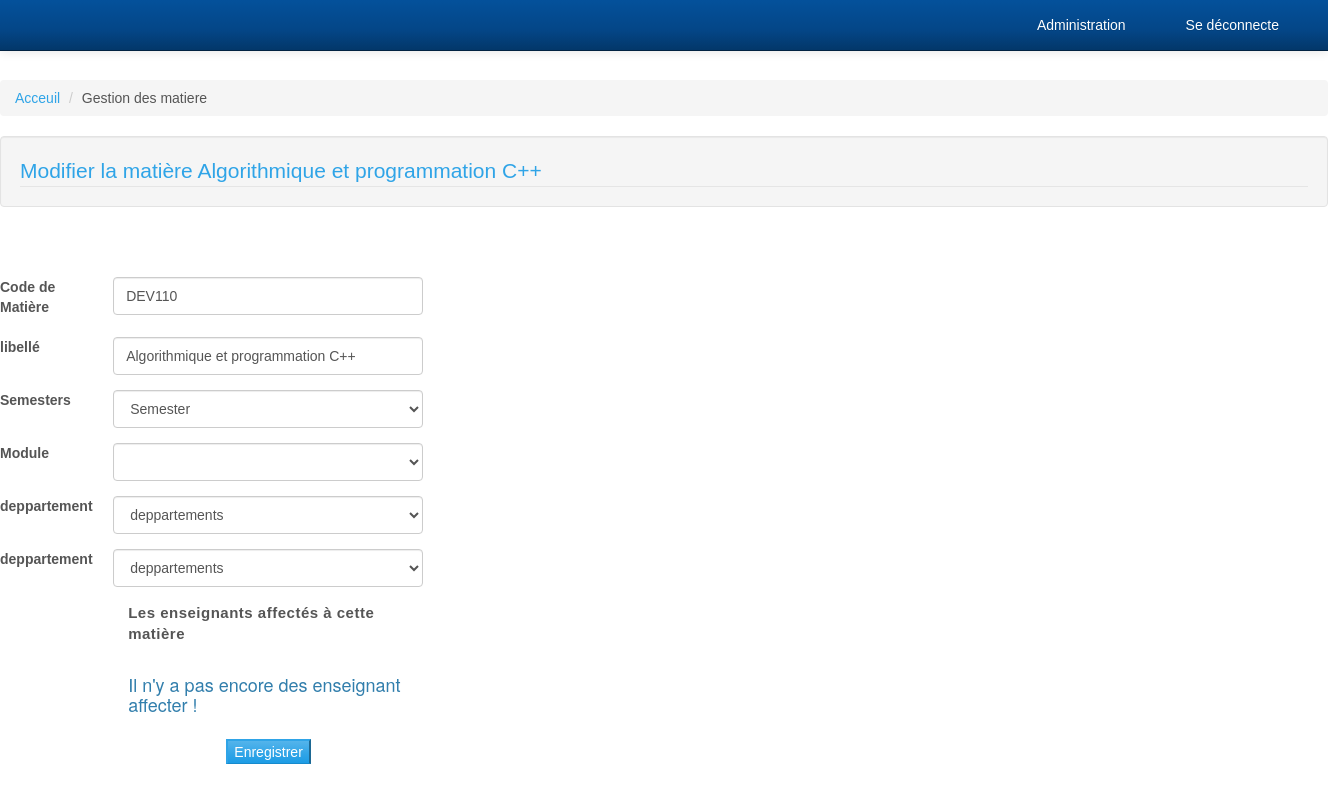
The app's page /admin/modifier_matiere.php?id_matiere=2 with its own data.
### tables this page shows
CREATE TABLE `matiere` (
  `id_matiere` int(10) PRIMARY KEY AUTO_INCREMENT ,
  `code` varchar(20)  UNIQUE,
  `libelle` varchar(50) DEFAULT NULL,
  `specialite` varchar(20) DEFAULT NULL,
  `charge` INT(20) NOT NULL,
  `id_module` int(10)  NOT NULL,
  `id_semestre` int(10) NOT NULL,
  `id_type_matiere` int(10) NOT NULL,
  FOREIGN KEY (id_module) REFERENCES module(id_module),
  FOREIGN KEY (id_semestre) REFERENCES semestre(id_semestre),
  FOREIGN KEY (id_type_matiere) REFERENCES type_matiere(id_type_matiere)
);

### admin/modifier_matiere.php (the view, shortened to what this page needs)
<?php
include_once "../connexion.php";
$id_matiere = $_GET['id_matiere'];
$query = "SELECT * FROM `matiere` WHERE id_matiere = $id_matiere  ";
$result = mysqli_query($conn, $query);
$student = mysqli_fetch_assoc($result);
?>
<body>
<?php
 include "../nav_bar.php";
?>
<div class="container-buld">
    <div class="row">
        <div class="col-lg-12">
            <ol class="breadcrumb">
            <li><a href="#">Acceuil</a>
                    </li>
                    <li>Gestion des matiere</li>
            </ol>
        </div>
    </div>
    <div class="row">
        <div class="col-lg-12">
            <div class="well">
            <?php
                $id_matiere = $_GET['id_matiere'];
                $matiere = "SELECT * FROM matiere WHERE id_matiere = $id_matiere";
                $matiere_qry = mysqli_query($conn,$matiere);
                while ($row_matiere = mysqli_fetch_assoc($matiere_qry)) :
                ?>
                   <fieldset class="fsStyle">
                        <legend class="legendStyle">
                            <a data-toggle="collapse" data-target="#demo" href="#">Modifier la matière <?= $row_matiere['libelle'] ?></a>
                        </legend>
                    </fieldset>
                    <?php endwhile;?>
            </div>
        </div>
    </div>
<div class="form-horizontal">
    <br /><br />
        <div class="row">
        <div class="col-lg-12">
        <form action="" method="POST">
        <div class="form-group">
            <label class="col-md-1">Code de Matière</label>
            <div class="col-md-3">
                <input type="text" name="codematieres" class = "form-control" value="<?= $student["code"]; ?>">
            </div>
        </div>
        <div class="form-group">
            <label class="col-md-1" >libellé</label>
            <div class="col-md-3">
            <input type="text" name="nommatieres" class = "form-control" value="<?php echo $student['libelle']; ?>">
            </div>
        </div>
        <div class="form-group">
            <label class="col-md-1" >Semesters</label>
            <div class="col-md-3" >
            <select class = "form-control" id="academic" name="semester">
                  <option selected disabled> Semester</option>
               </select>
               </div>
        </div>
        <div class="container-buld">
        <div class="form-group">
            <label class="col-md-1" >Module</label>
            <div class="col-md-3" >
            <select  name="module" id="mod" class = "form-control">
               </select>
            </div>
        </div>
        <div class="form-group">
            <label class="col-md-1" >deppartement</label>
            <div class="col-md-3" >
            <select  id="deppartement" name="departement" class = "form-control">
                    <option selected disabled>deppartements</option>
                </select>
            </div>
        </div>
        <div class="form-group">
            <label class="col-md-1" >deppartement</label>
            <div class="col-md-3" >
            <select  id="deppartement" name="departement" class = "form-control">
                    <option selected disabled>deppartements</option>
                </select>
            </div>
        </div>
        <div class="form-group">
        <div class="col-md-offset-1 col-md-12">
                    <div class="col-md-3">
                    <strong style="letter-spacing: 0.5px; font-size: 15px;">Les enseignants affectés à cette matière </strong><br><br>
                        <h4>
                    <?php
                            $req1 = "SELECT * FROM enseigner inner join enseignant using(id_ens) inner join matiere using(id_matiere) where id_matiere = '$id_matiere' ";
                            $req = mysqli_query($conn , $req1);
                            if(mysqli_num_rows($req) == 0){
                                echo "Il n'y a pas encore des enseignant affecter !" ;
                            }
                            ?>
                        </h4>
                    </div>
                    </div>
            </div>
                    <div class="form-group">
                    <div class="col-md-offset-2 col-md-10">
                        <input type="submit" name="submit" value=Enregistrer class="btn-primary"  />
                    </div>
            </div>
    </div>
    </div>
 </div>
 </div>

### admin/CSS/modern-business.css (style rules this page uses)
﻿ html, body { height: 100%; }
body { padding-top: 50px; }

### admin/CSS/style.css (style rules this page uses)
body { margin: 0; padding: 0; font-family:Arial, Helvetica, sans-serif; }

### records on screen
matiere: libelle "Algorithmique et programmation C++", codematieres "DEV110", nommatieres "Algorithmique et programmation C++"
